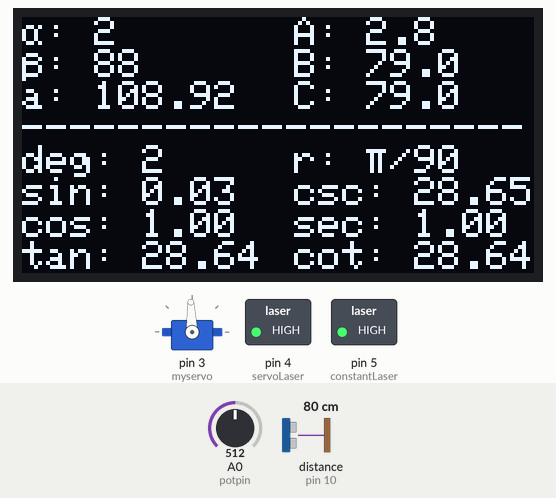
Simulated run of this sketch. Board: Arduino Uno, built with avr-gcc and run on an emulated ATmega328P. Shown: servo, 128×64 one-colour display, switched loads named in the sketch (green lamp = pin HIGH). Wiring (inferred from the names in the program): ultrasonic range finder: trigger pin 9; echo pin 10. Inputs (shaded band) come from the test bench; at power-on: A0 (potpin) = 512, distance to the obstacle (sensor on pin 10) 80 cm. The echo pulse lasts 58.3 µs per cm; pins used as bus, display or sensor lines are not drawn; what the sketch prints to the serial monitor is not drawn.

Above: at 1.6 s.
1.7 s: A0 (potpin) set to 7
At 2.5 s:
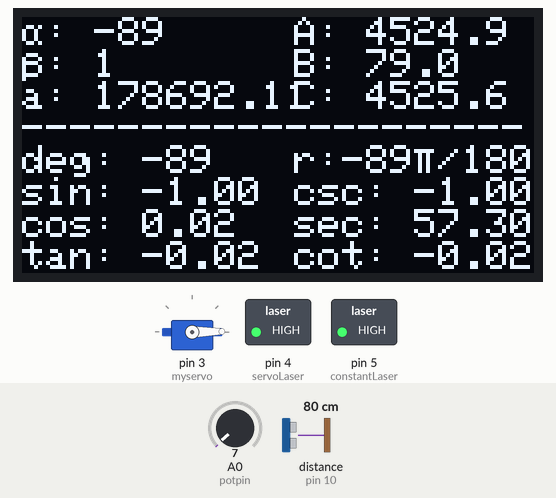
3.6 s: A0 (potpin) set to 4
At 4.8 s:
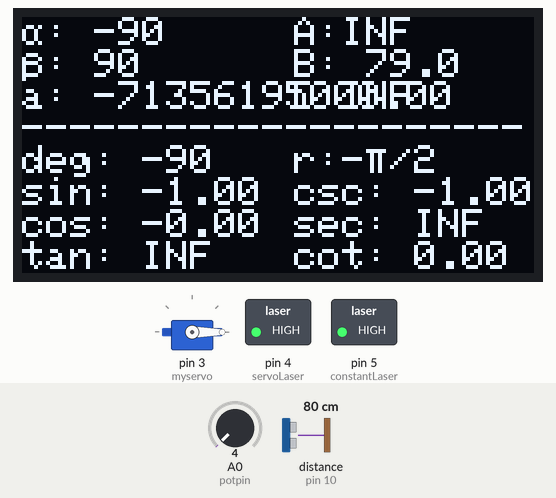
5.7 s: A0 (potpin) set to 1023
At 7.1 s:
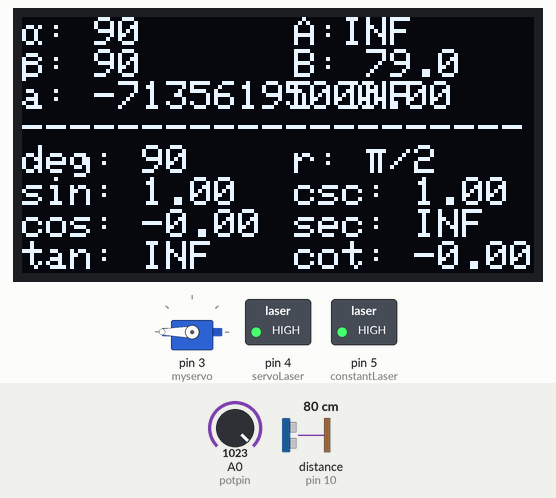
7.7 s: A0 (potpin) set to 982
At 9.5 s:
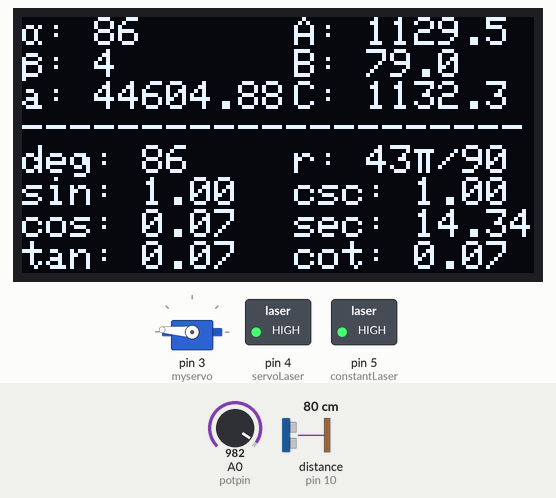
9.8 s: A0 (potpin) set to 170
At 11.6 s:
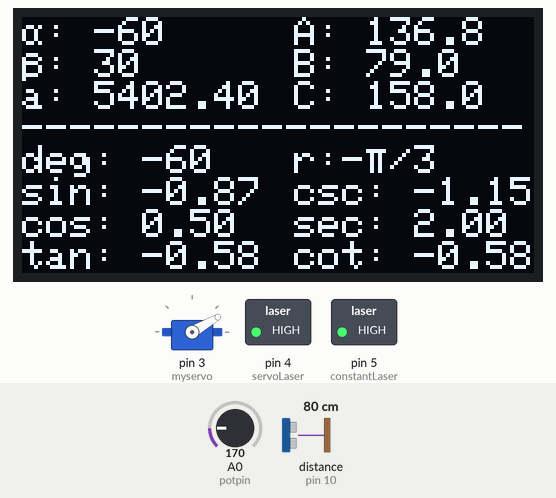
11.9 s: A0 (potpin) set to 511
At 13.0 s:
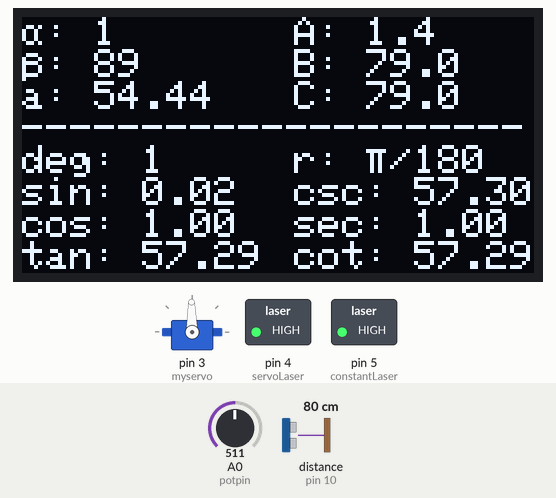
Timing chart, 0 to 14.9 s (numbered marks = the images above; inputs shaded):
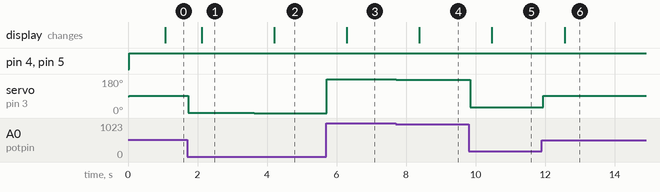

The sketch:

dstf_backup.ino
```cpp
#include <Servo.h>
#include <Wire.h>
#include <Adafruit_GFX.h>
#include <Adafruit_SH1106.h>

int potpin = 0;
int val;
Servo myservo;

const int trigPin = 9;
const int echoPin = 10;

//laser pins
const int servoLaser = 4;
const int constantLaser = 5;

const float rad = 0.01745329252;
unsigned long previousMillis = 0;
const unsigned long interval = 1000;

//oled displays
#define OLED_RESET -1
Adafruit_SH1106 display(OLED_RESET);

#define SCREEN_WIDTH 128
#define SCREEN_HEIGHT 64


void setup() {
  Serial.begin(9600);

  myservo.attach(3);  // servo to pin 3

  //ultrasonic sensor
  pinMode(trigPin, OUTPUT);
  pinMode(echoPin, INPUT);

  //servo
  pinMode(servoLaser, OUTPUT);
  pinMode(constantLaser, OUTPUT);


  //oled displays
  display.begin(SH1106_SWITCHCAPVCC, 0x3C);
  display.clearDisplay();
}


void loop() {
  unsigned long currentMillis = millis();

  //on the lasers
  digitalWrite(servoLaser, HIGH);
  digitalWrite(constantLaser, HIGH);

  // Read the potentiometer
  val = analogRead(potpin);
  val = map(val, 0, 1023, 0, 184);


  // distance variables
  long duration;
  float distance;

  //measuring distance
  digitalWrite(trigPin, LOW);
  delayMicroseconds(2);
  digitalWrite(trigPin, HIGH);
  delayMicroseconds(10);
  digitalWrite(trigPin, LOW);
  duration = pulseIn(echoPin, HIGH);
  distance = duration * 0.034 / 2;

  //Negating the Angle
  int ang = 0;
  if (val >= 90 && val < 180) {
    ang = val - 90;
  } else if (val >= 180) {
    ang = 90;
  } else {
    ang = -1 * (90 - val);
  }

  //Height and Hypotenuse Variables
  float height = (distance) * (tan(ang * rad));
  float hypotenuse = sqrt(pow(height, 2) + pow(distance, 2));

  //absolute value the negative height
  if (ang < 0) {
    height = -1 * height;
  }

  // Print values every one second
  if (currentMillis - previousMillis >= interval) {
    previousMillis = currentMillis;

    //Trigonometric Ratios Formula
    float sinx = sin(ang * rad);
    float cosx = cos(ang * rad);
    float tanx = tan(ang * rad);
    float cscx = 1 / sinx;
    float secx = 1 / cosx;
    float cotx = 1 / tanx;

    //Radians Calculation
    int degrees = abs(ang);
    float radians = degrees * 3.14159 / 180.0;

    // Calculate Fraction Form
    int numerator = round(radians * 180.0 / 3.14159);
    int denominator = 180;

    // Find the greatest common divisor
    int gcd = findGCD(numerator, denominator);

    // Simplify the fraction
    numerator /= gcd;
    denominator /= gcd;

    //area of triangle
    float area = 0.5 * (distance * height);

    //Configuring the 2 LCD Displays
    if (ang >= 90 || ang == -90) {

      //initialize lcd
      display.clearDisplay();
      display.setTextSize(1);
      display.setTextColor(WHITE);

      //group 1 display
      display.setCursor(0, 0);
      display.write(223);  //alpha symbol
      display.print(": " + String(ang));
      display.setCursor(0, 8);
      display.write(224);  //beta symbol
      display.print(": " + String(90));
      display.setCursor(0, 16);
      display.print("a: " + String(area, 2));

      //group 2 display
      display.setCursor(68, 0);
      display.print("A:INF");
      display.setCursor(68, 8);
      display.print("B: " + String(distance, 1));
      display.setCursor(68, 16);
      display.println("C:INF");

      display.setCursor(0, 24);
      display.print("---------------------");

      //degree display
      display.setCursor(0, 32);
      display.print("deg: " + String(ang));


      //testinggggggggggggggggggggggggggggggggggggggggggggggggg
      Serial.println("Angle: " + String(ang, 1));
      Serial.println("A:INF");
      Serial.println("B:" + String(distance, 1));
      Serial.println("C:INF");
      Serial.println("========================\n");


      if (ang < 0) {
        if (numerator == 1) {
          display.setCursor(68, 32);
          display.print("r:-");
          display.write(226);  //pi symbol
          display.print("/" + String(denominator));
        }
        else {
          display.setCursor(68, 32);
          display.print("r:-" + String(numerator));
          display.write(226);  //pi symbol
          display.print("/" + String(denominator));
        }
      } else {
        if (numerator == 1) {
          display.setCursor(68, 32);
          display.print("r: ");
          display.write(226);  //pi symbol
          display.print("/" + String(denominator));
        } else if (numerator < 10) {
          display.setCursor(68, 32);
          display.print("r: " + String(numerator));
          display.write(226);  //pi symbol
          display.print("/" + String(denominator));
        } else if (numerator >= 10) {
          display.setCursor(68, 32);
          display.print("r: " + String(numerator));
          display.write(226);  //pi symbol
          display.print("/" + String(denominator));
        }
      }

      //ratios display
      //sines
      display.setCursor(0, 40);
      display.print("sin: " + String(sinx, 2));
      display.setCursor(68, 40);
      display.print("csc: " + String(cscx, 2));

      //cosines
      display.setCursor(0, 48);
      display.print("cos: " + String(cosx, 2));
      display.setCursor(68, 48);
      display.print("sec: INF");

      //tans
      display.setCursor(0, 56);
      display.print("tan: INF");
      display.setCursor(68, 56);
      display.print("cot: " + String(cotx, 2));
    }

    else if (ang == 0){
      display.setCursor(68, 32);
      display.print("r: " + String(numerator));
      display.write(226);  //pi symbol
      display.print("/" + String(denominator));
    }

    else if (ang >= -5 && ang <= -1) {

      //initialize lcd
      display.clearDisplay();
      display.setTextSize(1);
      display.setTextColor(WHITE);

      //group 1 display
      display.setCursor(0, 0);
      display.write(223);  //alpha symbol
      display.print(": " + String(ang));
      display.setCursor(0, 8);
      display.write(224);  //beta symbol
      display.print(": " + String(90- abs(ang)));
      display.setCursor(0, 16);
      display.print("a: " + String(area, 2));

      //group 2 display
      display.setCursor(68, 0);
      display.print("A: " + String(height, 1));
      display.setCursor(68, 8);
      display.print("B: " + String(distance, 1));
      display.setCursor(68, 16);
      display.println("C: " + String(hypotenuse, 1));

      display.setCursor(0, 24);
      display.print("---------------------");

      //degree display
      display.setCursor(0, 32);
      display.print("deg: " + String(ang));


      //Testingggggggggggggggggggggggggggggggggg
      Serial.println("Angle: " + String(ang));
      Serial.println("A:" + String(height, 1));
      Serial.println("B:" + String(distance, 1));
      Serial.println("C:" + String(hypotenuse, 1));
      Serial.println("========================\n");


      if (ang < 0) {
        if (numerator == 1) {
          display.setCursor(68, 32);
          display.print("r:-");
          display.write(226);  //pi symbol
          display.print("/" + String(denominator));
        } else {
          display.setCursor(68, 32);
          display.print("r:-" + String(numerator));
          display.write(226);  //pi symbol
          display.print("/" + String(denominator));
        }
      } else {
        if (numerator == 1) {
          display.setCursor(68, 32);
          display.print("r: ");
          display.write(226);  //pi symbol
          display.print("/" + String(denominator));
        } else {
          display.setCursor(68, 32);
          display.print("r: " + String(numerator));
          display.write(226);  //pi symbol
          display.print("/" + String(denominator));
        }
      }

      //ratios display
      //sines
      display.setCursor(0, 40);
      display.print("sin: " + String(sinx, 2));
      display.setCursor(68, 40);
      display.print("csc: " + String(cscx, 2));

      //cosines
      display.setCursor(0, 48);
      display.print("cos: " + String(cosx, 2));
      display.setCursor(68, 48);
      display.print("sec: " + String(secx, 2));

      //tans
      display.setCursor(0, 56);
      display.print("tan: " + String(cotx, 2));
      display.setCursor(68, 56);
      display.print("cot: " + String(cotx, 2));
    } else {
      //initialize lcd
      display.clearDisplay();
      display.setTextSize(1);
      display.setTextColor(WHITE);

      //group 1 display
      display.setCursor(0, 0);
      display.write(223);  //alpha symbol
      display.print(": " + String(ang));
      display.setCursor(0, 8);
      display.write(224);  //beta symbol
      display.print(": " + String(90- abs(ang)));
      display.setCursor(0, 16);
      display.print("a: " + String(area, 2));

      //group 2 display
      display.setCursor(68, 0);
      display.print("A: " + String(height, 1));
      display.setCursor(68, 8);
      display.print("B: " + String(distance, 1));
      display.setCursor(68, 16);
      display.println("C: " + String(hypotenuse, 1));

      display.setCursor(0, 24);
      display.print("---------------------");

      //degree display
      display.setCursor(0, 32);
      display.print("deg: " + String(ang));

      //testing
      Serial.println("Angle: " + String(ang));
      Serial.println("A:" + String(height, 1));
      Serial.println("B:" + String(distance, 1));
      Serial.println("C:" + String(hypotenuse, 1));
      Serial.println("========================\n");

      if (ang < 0) {
        if (numerator == 1) {
          display.setCursor(68, 32);
          display.print("r:-");
          display.write(226);  //pi symbol
          display.print("/" + String(denominator));
        } else {
          display.setCursor(68, 32);
          display.print("r:-" + String(numerator));
          display.write(226);  //pi symbol
          display.print("/" + String(denominator));
        }
      } else {
        if (numerator == 1) {
          display.setCursor(68, 32);
          display.print("r: ");
          display.write(226);  //pi symbol
          display.print("/" + String(denominator));
        } else {
          display.setCursor(68, 32);
          display.print("r: " + String(numerator));
          display.write(226);  //pi symbol
          display.print("/" + String(denominator));
        }
      }
      //ratios display
      //sines
      display.setCursor(0, 40);
      display.print("sin: " + String(sinx, 2));
      display.setCursor(68, 40);
      display.print("csc: " + String(cscx, 2));

      //cosines
      display.setCursor(0, 48);
      display.print("cos: " + String(cosx, 2));
      display.setCursor(68, 48);
      display.print("sec: " + String(secx, 2));

      //tans
      display.setCursor(0, 56);
      display.print("tan: " + String(cotx, 2));
      display.setCursor(68, 56);
      display.print("cot: " + String(cotx, 2));
    }
  }

  //writing the servo with no delay
  myservo.write(val);
  delay(15);

  //oled refresh
  display.display();

  Serial.println(val);
}

// Function to find the greatest common divisor (Euclidean algorithm)
int findGCD(int a, int b) {
  while (b != 0) {
    int temp = b;
    b = a % b;
    a = temp;
  }
  return a;
}
```

Measured:
- the behaviour switches between 6 and 5 on A0 (potpin) (found by bisection; images 1 and 2)
- the behaviour switches between 1001 and 1000 on A0 (potpin) (found by bisection; images 3 and 4)
- after the input at 1.7 s, servo on pin 3 (myservo): 92° → 1° at once; the display: changes after 0.42 s (image 1)
- after the input at 3.6 s, servo on pin 3 (myservo): 1° → 0° at once; the display: changes after 0.61 s (image 2)
- after the input at 5.7 s, servo on pin 3 (myservo): 0° → 180° at once; the display: changes after 0.59 s (image 3)
- after the input at 7.7 s, servo on pin 3 (myservo): 180° → 176° at once; the display: changes after 0.68 s (image 4)
- after the input at 9.8 s, servo on pin 3 (myservo): 176° → 30° after 0.05 s; the display: changes after 0.67 s (image 5)
- after the input at 11.9 s, servo on pin 3 (myservo): 30° → 91° at once; the display: changes after 0.66 s (image 6)
